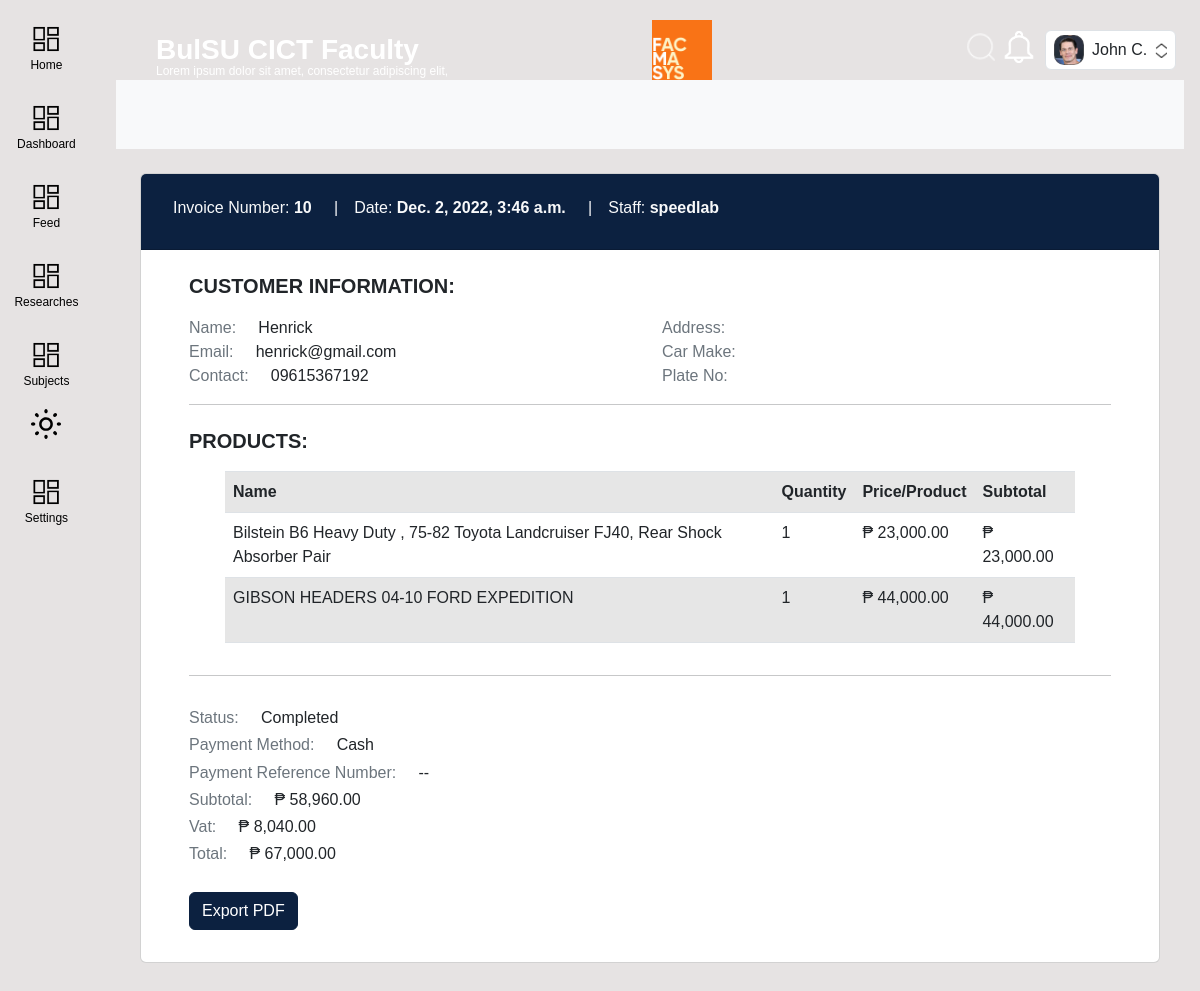
Screenshot of /sales/customer/detail/11/ (signed in) with the database file from the repository.
### user/models.py (models this page shows, shortened)
class Profile(models.Model):
    staff = models.OneToOneField(User, on_delete=models.CASCADE, null=True)
    address =  models.CharField(max_length=200, null=True, blank=True)
    phone = models.CharField(max_length=13, null=True,blank=True)
    image = models.ImageField(default='profile_icon.png', upload_to='Profile_Images')

class Customer(models.Model):
    name = models.CharField(max_length=100, null=True)
    email = models.EmailField(max_length=254, null=True, unique=True)
    contact = models.CharField(max_length=15, null=True)
    address = models.CharField(max_length=255, null=True, blank=True)
    car_make = models.CharField(max_length=100, null=True, blank=True)
    plate_no = models.CharField(max_length=10, null=True, blank=True)

### sales/models.py (models this page shows, shortened)
class Order(models.Model):
    PAYMENT_METHODS = (
    ("Cash", "Cash"),
    ("Bank Transfer", "Bank Transfer"),
    ("Credit/Debit", "Credit/Debit"),
    )
    invoice_number = models.CharField(max_length=20)
    date_created = models.DateTimeField(default=timezone.now)
    staff = models.ForeignKey(User, on_delete=models.CASCADE, null=True)
    customer = models.ForeignKey(Customer, on_delete=models.CASCADE, null=True)
    products = models.ManyToManyField(OrderProduct)
    services = models.ManyToManyField(OrderService)
    subtotal = models.DecimalField(default=0, max_digits=12, decimal_places=2, validators=[MinValueValidator(Decimal('0.01'))], null=True)
    vat = models.DecimalField(default=0, max_digits=12, decimal_places=2, validators=[MinValueValidator(Decimal('0.01'))], null=True)
    total = models.DecimalField(default=0, max_digits=12, decimal_places=2, validators=[MinValueValidator(Decimal('0.01'))], null=True)
    pay_method = models.CharField(max_length=20, choices=PAYMENT_METHODS, default="Cash",blank=False)
    pay_id = models.CharField(max_length=20, blank=True, null=True)
    status = models.CharField(default="Completed",max_length=20, null=True)
    class Meta:
        ordering = ('-date_created',)

class OrderProduct(models.Model):
    date = models.DateTimeField(default=timezone.now)
    item_id = models.CharField(max_length=100, null=True)
    product_title = models.CharField(max_length=255, null=True)
    quantity = models.PositiveIntegerField(default=1, null=True)
    price = models.DecimalField(default=1, max_digits=12, decimal_places=2, validators=[MinValueValidator(Decimal('0.01'))], null=True)
    cost = models.DecimalField(default=1, max_digits=12, decimal_places=2, validators=[MinValueValidator(Decimal('0.01'))], null=True)
    @property
    def total_price(self):
        return f'{float(self.price) * float(self.quantity):.2f}'

### sales/views.py (the view)
# urls.py: path('customer/detail/<int:pk>/',views.customer_detail, name='sales-customer-detail'),
@login_required
def customer_detail(request, pk):
    customer = Order.objects.get(id=pk)
    context = {
        'customer':customer,
        'notifications':Notifications.objects.filter(user=request.user)
    }
    return render(request, 'sales/customer_detail.html', context)

### templates/sales/customer_detail.html (shortened to what this page needs)
{% extends 'partials/base.html' %}
{% block content %}
{% load humanize %}
<div style="margin-top: 64px;">
    <nav class="navbar navbar-expand-lg navbar-light bg-light mb-4">
    </nav>
    <div class="container-fluid">
            <div class="container">
                <div class="row my-3">
                    <div class="col-md-12">
                        <div class="card">
                            <div class="card-header bg-info text-white">
                                <table class="table table-borderless m-0">
                                    <tbody>
                                        <tr class="d-inline-flex p-2">
                                            <th scope="row" class="text-light h6">Invoice Number: <strong>{{ customer.invoice_number }}</strong> &nbsp; &nbsp; |</th>
                                            <th scope="row" class="text-light h6">Date: <strong>{{ customer.date_created }}</strong> &nbsp; &nbsp; |</th>
                                            <th scope="row" class="text-light h6">Staff: <strong>{{ customer.staff }}</strong> </th>
                                        </tr>
                                    </tbody>
                                </table>
                            </div>
                            <div class="card-body px-5 py-4">
                                <span class="h5"> <strong>CUSTOMER INFORMATION:</strong></span>
                                <div class="row pt-3">
                                    <div class="col">
                                        <span class="h6"> <span class="text-muted"> Name: </span> &nbsp; &nbsp; {{ customer.customer.name }} </span><br>
                                        <span class="h6"> <span class="text-muted"> Email: </span> &nbsp; &nbsp; {{ customer.customer.email }} </span><br>
                                        <span class="h6"> <span class="text-muted"> Contact: </span> &nbsp; &nbsp; {{ customer.customer.contact }} </span><br>
                                    </div>
                                    <div class="col">
                                        <span class="h6"> <span class="text-muted"> Address: </span> &nbsp; &nbsp; {{ customer.customer.address }}</span><br>
                                        <span class="h6"> <span class="text-muted"> Car Make: </span> &nbsp; &nbsp; {{ customer.customer.car_make }}</span><br>
                                        <span class="h6"> <span class="text-muted"> Plate No: </span> &nbsp; &nbsp; {{ customer.customer.plate_no }}</span>
                                    </div>
                                </div>
                                <hr>
                                {% if customer.products.all %}
                                <div class="py-2"><span class="h5"> <strong>PRODUCTS:</strong></span></div>
                                <div class="row pt-2 px-5">
                                    <table class="table table-striped bg-white">
                                        <tbody>
                                            <tr>
                                                <th scope="row">Name</th>
                                                <th scope="row">Quantity</th>
                                                <th scope="row">Price/Product</th>
                                                <th scope="row">Subtotal</th>
                                            </tr>
                                            {% for orderproduct in customer.products.all %}
                                        </tr> <td>{{ orderproduct.product_title }}</td>
                                                <td>{{ orderproduct.quantity }}</td>
                                                <td>₱ {{ orderproduct.price|intcomma }}</td>
                                                <td>₱ {{ orderproduct.total_price|intcomma }}</td></tr>
                                            {% endfor %}
                                        </tbody>
                                    </table>
                                </div>
                                {% endif %}
                                <hr>
                                <div class="row pt-3">
                                    <span class="h6"> <span class="text-muted"> Status: </span> &nbsp; &nbsp; {{ customer.status }}</span><br>
                                    <span class="h6"> <span class="text-muted"> Payment Method: </span> &nbsp; &nbsp; {{ customer.pay_method }}</span><br>
                                    <span class="h6"> <span class="text-muted"> Payment Reference Number: </span> &nbsp; &nbsp; {% if not customer.pay_id %}--{% endif %}{{ customer.pay_id }}</span><br>
                                    <span class="h6"> <span class="text-muted"> Subtotal: </span> &nbsp; &nbsp; ₱ {{ customer.subtotal|intcomma }}</span><br>
                                    <span class="h6"> <span class="text-muted"> Vat: </span> &nbsp; &nbsp; ₱ {{ customer.vat|intcomma }}</span><br>
                                    <span class="h6"> <span class="text-muted"> Total: </span> &nbsp; &nbsp; ₱ {{ customer.total|intcomma }}</span><br>
                                    <br>
                                </div>
                                <div class="mb-2">
                                    <a class="btn btn-info" href="{% url 'exportcustomer-pdf' customer.id %}">Export PDF</a>
                                </div>
                            </div>
                        </div>
                    </div>
                </div>
            </div>
    </div>
</div>
{% endblock %}

### templates/partials/base.html (shortened to what this page needs)
{% load static %}
{% load tailwind_tags %}
<!DOCTYPE html>
<html lang="en" class="dark">
    <head>
        {% tailwind_css %}
        <link rel="stylesheet" href="https://cdn.jsdelivr.net/npm/bootstrap@4.6.2/dist/css/bootstrap.min.css"
>
        <link rel="stylesheet" href="https://use.fontawesome.com/releases/v5.15.2/css/all.css"
>
        <link rel="stylesheet" href="{% static 'scss/style.css' %}" media="screen" />
        <link rel="stylesheet" href="{% static 'css/animations.css' %}" />
    </head>
    <body id="body-pd" class="transition dark:bg-[#2A2A2A]" hx-headers='{"X-CSRFToken": "{{ csrf_token }}"}'>
        <div class="grid grid-cols-[100px_90fr]">
            <div>
                {% include 'partials/sidebar.html' %}
            </div>
            <div class="p-2 z-[200]">
                <div class="relative">
                    <div id="header" class="transition-all z-[200] px-[4vw] justify-between items-center top-5 flex gap-2 fixed" style="width:93vw">
                        <div class=" text-white dark:white leading-[0] flex translate-y-[10px]">
                            <div>
                                <h3 id="page_title_body" class="transition-all duration-75 font-semibold">BulSU CICT Faculty</h3>
                                <p id="page_title_body_sub" class="transition-all text-[12px] mt-[-3px]">Lorem ipsum dolor sit amet, consectetur adipiscing elit, </p>
                            </div>
                        </div>
                        <a href="{% url 'index' %}" id="center-logo" class="transition-all translate-x-[-2vw] hover:border hover:border-white flex justify-center w-[60px]">
                            <img src="{% static '/images/logo.png' %}" style="width: 60px; height: auto;" alt="Search Icon">
                        </a>
                        <div class="flex justify-end gap-2 items-center">
                            <div class="">
                                <button class="mr-[2px]" type="button" >
                                    <img src="{% static '/images/search.png' %}" style="width: 32px; height: 32px;" alt="Search Icon">
                                </button>
                                <button class="mr-[2px]" type="button" data-toggle="dropdown" aria-haspopup="true" aria-expanded="false">
                                    <img src="{% static '/images/icon_notification.png' %}" style="width: 32px; height: 32px;" alt="Notif Icon">
                                </button>
                            </div>
                            <div class="transition">
                                <button class="transition bg-white hover:opacity-[0.5] rounded-md border border-[rgba(200,200,200,0.5)] flex gap-2 p-1 px-2 items-center" type="button" data-toggle="dropdown" aria-haspopup="true" aria-expanded="false">
                                    <div style="background-image: url('{{ user.profile.image.url }}');height:30px; width:30px;background-size:cover;border-radius: 10px;border: 1px solid rgba(85, 85, 85, 0.553)"></div>
                                    <div class="text-md">{{ request.user.first_name }} {{ request.user.last_name.0 }}.</div>
                                    <img src="{% static 'images/arrow.png' %}" class="h-[15px]"/>
                                </button>
                            </div>
                        </div>
                    </div>
                </div>
                <div class="p-2">
                    {% block content %}
                    {% endblock %}
                </div>
            </div>
        </div>
    </body>
</html>

### templates/sales/customer_detail.html (style rules this page uses)
body { background: rgb(230, 227, 227); }

### rows the page displays
Order: invoice_number "10", date_created "Dec. 2, 2022, 3:46 a.m.", staff "speedlab", customer.name "Henrick", customer.email "henrick@gmail.com", customer.contact "09615367192", status "Completed", pay_method "Cash", subtotal "58,960.00", vat "8,040.00", total "67,000.00"
OrderProduct: product_title "Bilstein B6 Heavy Duty , 75-82 Toyota Landcruiser FJ40, Rear Shock Absorber Pair", quantity "1", price "23,000.00", total_price "23,000.00"
OrderProduct: product_title "GIBSON HEADERS 04-10 FORD EXPEDITION", quantity "1", price "44,000.00", total_price "44,000.00"

### other values shown
{{ request.user.first_name }} "John"
{{ request.user.last_name.0 }} "C"
